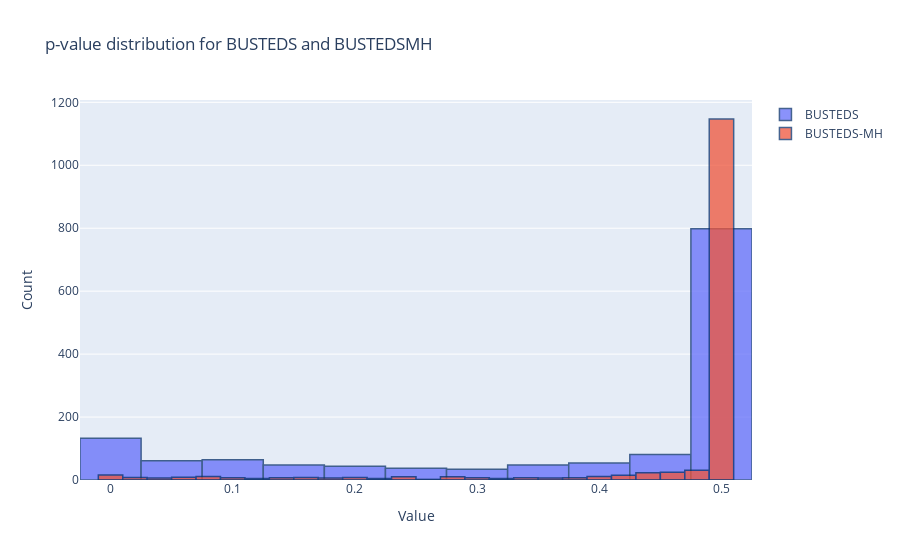

Write notebook code for a chart like this one.
### Code cell
import plotly.graph_objects as go

import numpy as np

x0 = np.random.randn(500)
# Add 1 to shift the mean of the Gaussian distribution
x1 = np.random.randn(500) + 1

fig = go.Figure()
fig.add_trace(go.Histogram(x=df["pvalue_BUSTEDS"], name='BUSTEDS'))
fig.add_trace(go.Histogram(x=df["pvalue_BUSTEDSMH"], name='BUSTEDS-MH'))

# Overlay both histograms
fig.update_layout(barmode='overlay')
# Reduce opacity to see both histograms
fig.update_traces(opacity=0.75)

fig.update_layout(
    title_text='p-value distribution for BUSTEDS and BUSTEDSMH', # title of plot
    xaxis_title_text='Value', # xaxis label
    yaxis_title_text='Count') # yaxis label)

fig.update_traces(marker_line_color='rgb(8,48,107)',
                  marker_line_width=1.5, opacity=0.75)

fig.show()

### Figure 1 — Plotly figure (JSON) as saved in the notebook; plotly's stock layout.template omitted (floating-point values rounded to 4 significant figures; data arrays with more than 128 entries replaced by an {"elided": "..."} marker saying what was removed)
{"data": [{"marker": {"line": {"color": "rgb(8,48,107)", "width": 1.5}}, "name": "BUSTEDS", "opacity": 0.75, "type": "histogram", "x": {"elided": "1402 float values"}}, {"marker": {"line": {"color": "rgb(8,48,107)", "width": 1.5}}, "name": "BUSTEDS-MH", "opacity": 0.75, "type": "histogram", "x": {"elided": "1402 float values"}}], "layout": {"barmode": "overlay", "title": {"text": "p-value distribution for BUSTEDS and BUSTEDSMH"}, "xaxis": {"title": {"text": "Value"}}, "yaxis": {"title": {"text": "Count"}}}}
